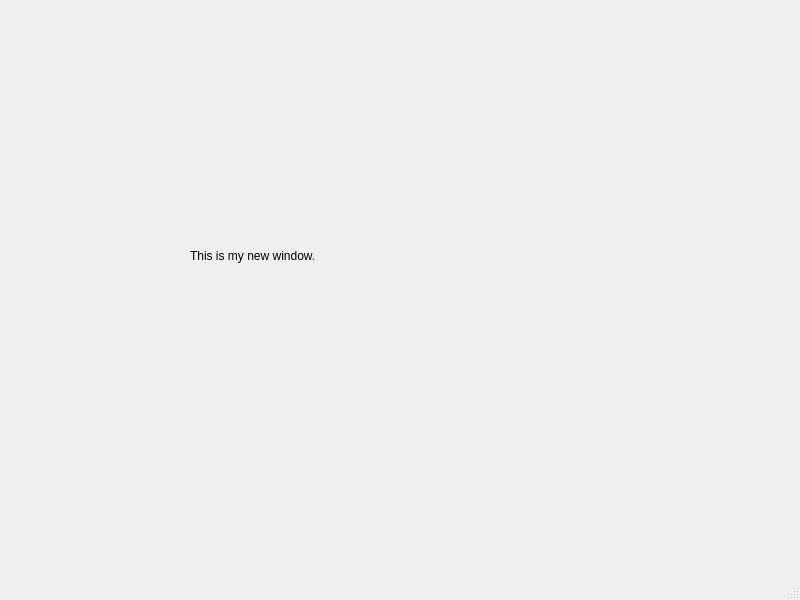
<?xml version="1.0" encoding="UTF-8"?>
<ui version="4.0">
 <class>MainWindow</class>
 <widget class="QMainWindow" name="MainWindow">
  <property name="geometry">
   <rect>
    <x>0</x>
    <y>0</y>
    <width>800</width>
    <height>600</height>
   </rect>
  </property>
  <property name="windowTitle">
   <string>MainWindow</string>
  </property>
  <widget class="QWidget" name="centralwidget">
   <widget class="QLabel" name="label">
    <property name="geometry">
     <rect>
      <x>190</x>
      <y>160</y>
      <width>351</width>
      <height>191</height>
     </rect>
    </property>
    <property name="text">
     <string>This is my new window.</string>
    </property>
   </widget>
  </widget>
  <widget class="QMenuBar" name="menubar">
   <property name="geometry">
    <rect>
     <x>0</x>
     <y>0</y>
     <width>800</width>
     <height>21</height>
    </rect>
   </property>
  </widget>
  <widget class="QStatusBar" name="statusbar"/>
 </widget>
 <resources/>
 <connections/>
</ui>
